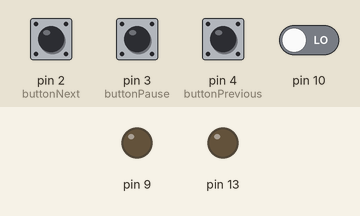
This sketch was run on a simulated Arduino Uno, built with avr-gcc and run on an emulated ATmega328P. Parts: output pins drawn as LEDs (lit = HIGH). Dashed ring = blinking. The test bench sets the inputs (shaded band); at power-on: pin 2 (buttonNext), pin 3 (buttonPause), pin 4 (buttonPrevious) HIGH, pin 10 LOW.

Above: at 5.7 s.
5.8 s: pin 10 driven HIGH
At 6.01 s:
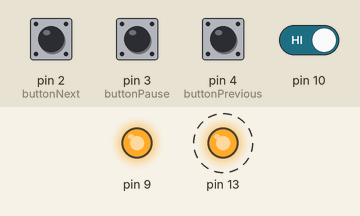
8.8 s: pin 10 driven LOW
At 10.8 s:
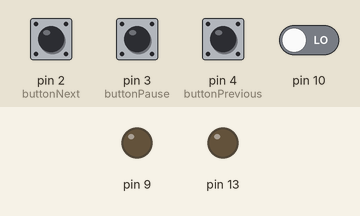
Timing chart, 0 to 12.3 s (numbered marks = the images above; inputs shaded):
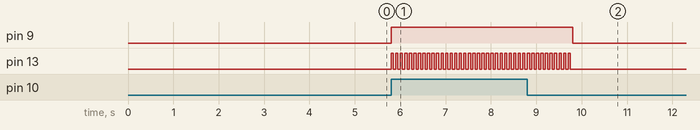

The sketch:

df_player.ino
```cpp
#include "SoftwareSerial.h"
SoftwareSerial mySerial(0,1);
# define Start_Byte 0x7E
# define Version_Byte 0xFF
# define Command_Length 0x06
# define End_Byte 0xEF
# define Acknowledge 0x00
# define ACTIVATED LOW

int buttonNext = 2;
int buttonPause = 3;
int buttonPrevious = 4;
boolean isPlaying = false;

int val =HIGH;


void setup () {
  pinMode(13, OUTPUT);
  pinMode(9, OUTPUT);
  pinMode(10,INPUT);
pinMode(buttonPause, INPUT);
digitalWrite(buttonPause,HIGH);
pinMode(buttonNext, INPUT);
digitalWrite(buttonNext,HIGH);
pinMode(buttonPrevious, INPUT);
digitalWrite(buttonPrevious,HIGH);

mySerial.begin (9600);
delay(1000);
playFirst();
isPlaying = true;


}


void loop () {
  val = digitalRead(10);
  if (val == HIGH) {
  digitalWrite(9, HIGH);
  for(int i=0;i<20;i++)
  {
  digitalWrite(13, HIGH);
  delay(50);
  digitalWrite(13, LOW);
  delay(50);
  }
  }
  else{
    digitalWrite(13, LOW);
    digitalWrite(9, LOW);
  }
 if (digitalRead(buttonPause) == ACTIVATED)
  {
    if(isPlaying)
    {
      pause();
      isPlaying = false;
    }else
    {
      isPlaying = true;
      play();
    }
  }


 if (digitalRead(buttonNext) == ACTIVATED)
  {
    if(isPlaying)
    {
      playNext();
    }
  }

   if (digitalRead(buttonPrevious) == ACTIVATED)
  {
    if(isPlaying)
    {
      playPrevious();
    }
  }
}

void playFirst()
{
  execute_CMD(0x3F, 0, 0);
  delay(500);
  setVolume(20);
  delay(500);
  execute_CMD(0x11,0,1);
  delay(500);
}

void pause()
{
  execute_CMD(0x0E,0,0);
  delay(500);
}

void play()
{
  execute_CMD(0x0D,0,1);
  delay(500);
}

void playNext()
{
  execute_CMD(0x01,0,1);
  delay(500);
}

void playPrevious()
{
  execute_CMD(0x02,0,1);
  delay(500);
}

void setVolume(int volume)
{
  execute_CMD(0x06, 0, volume); // Set the volume (0x00~0x30)
  delay(2000);
}

void execute_CMD(byte CMD, byte Par1, byte Par2)
// Excecute the command and parameters
{
// Calculate the checksum (2 bytes)
word checksum = -(Version_Byte + Command_Length + CMD + Acknowledge + Par1 + Par2);
// Build the command line
byte Command_line[10] = { Start_Byte, Version_Byte, Command_Length, CMD, Acknowledge,
Par1, Par2, highByte(checksum), lowByte(checksum), End_Byte};
//Send the command line to the module
for (byte k=0; k<10; k++)
{
mySerial.write( Command_line[k]);
}
}
```

Measured:
- after the input at 5.8 s, pin 9: LOW → HIGH at once; pin 13: alternates HIGH for 0.05 s and LOW for 0.05 s, starting at once
- after the input at 8.8 s, pin 9: HIGH → LOW after 1.0 s; pin 13: goes on until 9.8 s, then stays LOW
